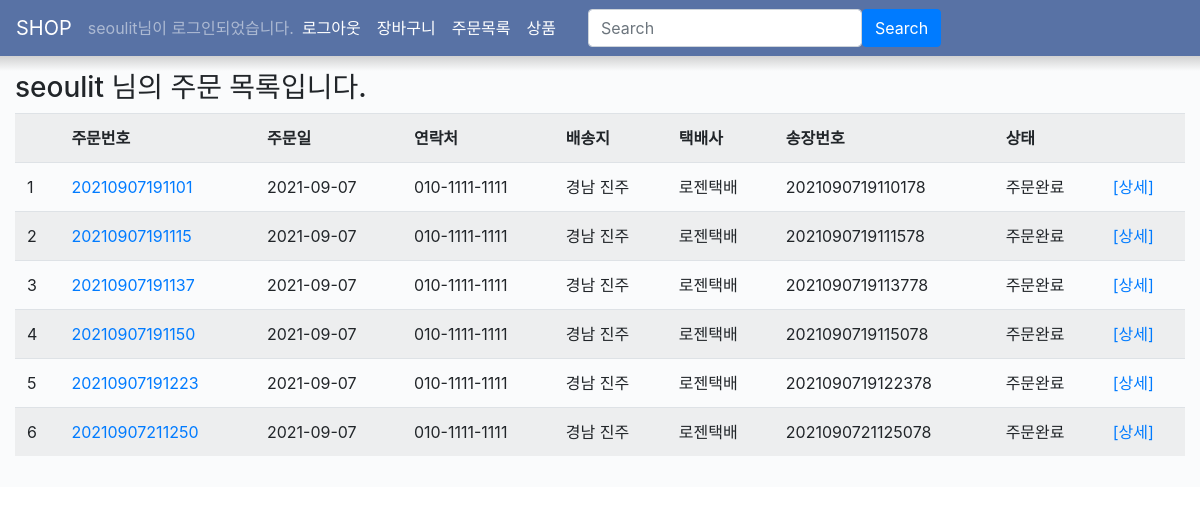
/order/list (signed in), run on the app's committed database.
### order/models.py (models this page shows, shortened)
class Order(models.Model):
    order_id = models.CharField(max_length=200)
    author = models.ForeignKey(User, on_delete=models.PROTECT)
    order_name = models.CharField('받는사람',max_length=200)
    order_tel = models.CharField('연락처', max_length=200)
    order_addr = models.CharField('주소', max_length=200)
    order_status_choice = [
        ('주문완료','주문완료'),
        ('결재완료','결재완료'),
        ('배송중','배송중'),
        ('배송완료','배송완료'),
        ('주문취소','주문취소'),
        ]
    order_status = models.CharField(max_length=20, choices=order_status_choice, default='주문완료')
    order_date = models.DateField('주문일', default=timezone.now)
    delivery = models.CharField('택배사', max_length=200, null=True, default='')
    delivery_no = models.CharField('송장번호', max_length=200, null=True, default='')
    class Meta:
        ordering = ['-order_date']

### order/views.py (the view)
# urls.py: path('list', OrderListView.as_view(), name='list'),
class OrderListView(LoginRequiredMixin, ListView):
    login_url = '/member/login'
    template_name = 'order/list.html'
    def get_queryset(self):
        return Order.objects.filter(author=self.request.user)

### order/templates/order/list.html (shortened to what this page needs)
{% extends 'member/base.html' %}
{% load humanize %}
{% block content %}
<h3>{{ user.username }} 님의 주문 목록입니다.</h3>
<table class="table table-striped">
    <tr>
        <th></th>
        <th>주문번호</th>
        <th>주문일</th>
        <th>연락처</th>
        <th>배송지</th>
        <th>택배사</th>
        <th>송장번호</th>
        <th>상태</th>
        <th></th>
    </tr>
    {% for order in object_list %}
    <tr>
        <td>{{ order.id }}</td>
        <td><a href="#">{{ order.order_id }}</a></td>
        <td>{{ order.order_date|date:'Y-m-d' }}</td>
        <td>{{ order.order_tel }}</td>
        <td>{{ order.order_addr }}</td>
        <td>{{ order.delivery }}</td>
        <td>{{ order.delivery_no }}</td>
        <td>{{ order.order_status }}</td>
        <td><a href="{% url 'order:detail' order.id %}">[상세]</a></td>
    </tr>
    {% endfor %}
</table>
{% endblock %}

### member/templates/member/navbar.html (shortened to what this page needs)
<nav style="background-color:#5872A5;" class="navbar navbar-expand-lg navbar-dark">
    <a class="navbar-brand" href="{% url 'home' %}">SHOP</a>
    <div class="collapse navbar-collapse flex-grow-0" id="navbarNav">
        <ul class="navbar-nav">
            {% if user.is_authenticated %}
            <li class="nav-item">
                <span class="navbar-text"> {{user.username}}님이 로그인되었습니다.</span>
            </li>
            <li class="nav-item">
                <a class="nav-link active" aria-current="page" href="{% url 'account_logout' %}">로그아웃</a>
            </li>
            <li class="nav-item">
                <a class="nav-link active" aria-current="page" href="{% url 'cart:list' %}">장바구니</a>
            </li>
            <li class="nav-item">
                <a class="nav-link active" href="{% url 'order:list' %}">주문목록</a>
            </li>
            {% endif %}
            <li class="nav-item">
                <a class="nav-link active" href="{% url 'product:list' %}">상품</a>
            </li>
        </ul>
        <form class="d-flex mx-4" action="{% url 'product:list' %}"method="GET">
            <input class="form-control me-2" type="search" name="search" placeholder="Search" aria-label="Search">
            <button class="btn btn-primary" type="submit">Search</button>
        </form>
    </div>
</nav>

### data on the page
Order: id "1", order_id "20210907191101", order_date "2021-09-07", order_tel "010-1111-1111", order_addr "경남 진주", delivery "로젠택배", delivery_no "2021090719110178", order_status "주문완료"
Order: id "2", order_id "20210907191115", order_date "2021-09-07", order_tel "010-1111-1111", order_addr "경남 진주", delivery "로젠택배", delivery_no "2021090719111578", order_status "주문완료"
Order: id "3", order_id "20210907191137", order_date "2021-09-07", order_tel "010-1111-1111", order_addr "경남 진주", delivery "로젠택배", delivery_no "2021090719113778", order_status "주문완료"
Order: id "4", order_id "20210907191150", order_date "2021-09-07", order_tel "010-1111-1111", order_addr "경남 진주", delivery "로젠택배", delivery_no "2021090719115078", order_status "주문완료"
Order: id "5", order_id "20210907191223", order_date "2021-09-07", order_tel "010-1111-1111", order_addr "경남 진주", delivery "로젠택배", delivery_no "2021090719122378", order_status "주문완료"
Order: id "6", order_id "20210907211250", order_date "2021-09-07", order_tel "010-1111-1111", order_addr "경남 진주", delivery "로젠택배", delivery_no "2021090721125078", order_status "주문완료"

### other printed values
{{ user.username }} "seoulit"
